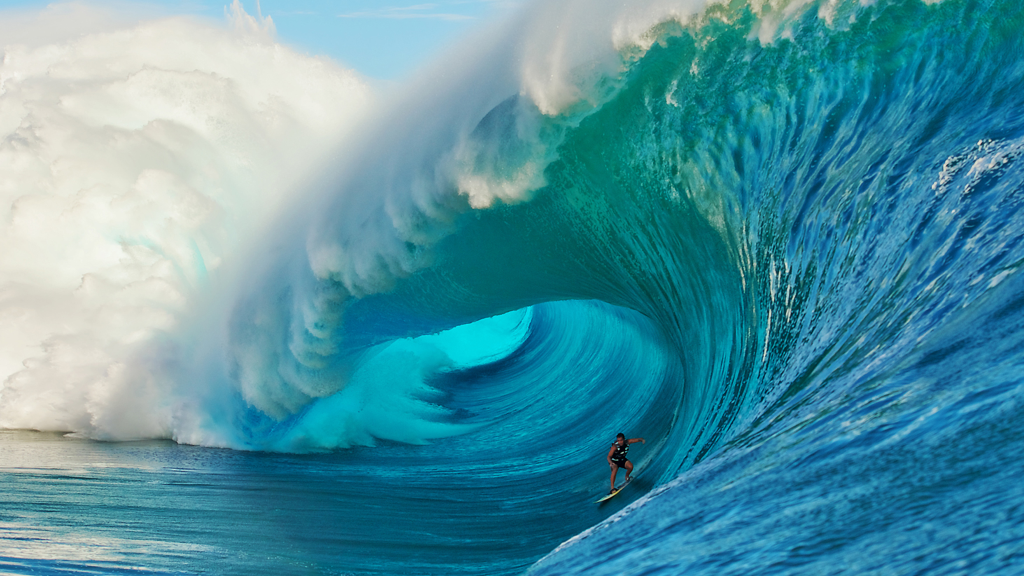
#> input picture tutorials/6.5_splitting_and_merging_channels/waves.jpg, 2048 x 1152 px (shown at 1/2 size)
$ python colorpsaces.py --image waves.jpg
#> lines starting #> are read from the running program, lines starting #| are printed output that depends on the picture
import cv2
import numpy as np
import argparse
import imutils

ap = argparse.ArgumentParser()
ap.add_argument("-i", "--image", required=True,
                help="Path to the image")
args = vars(ap.parse_args())

image = cv2.imread(args["image"])
#> image is the input picture: shape (1152, 2048, 3); mean B, G, R 162.8, 148.1, 80.3
# When we got a large image, we just be using imutils
resized_image = imutils.resize(image, width=500)
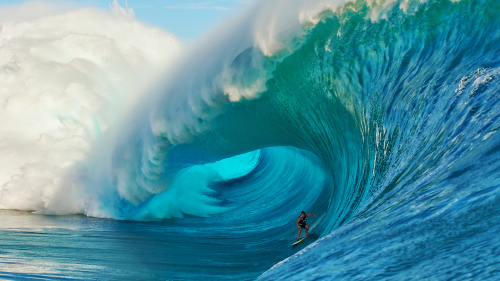
#> resized_image: shape (281, 500, 3); mean B, G, R 162.8, 148.1, 80.4
cv2.imshow("Original", resized_image)
# cv2.imshow("Original", image)

# Convert the image to grayscale
gray = cv2.cvtColor(resized_image, cv2.COLOR_BGR2GRAY)
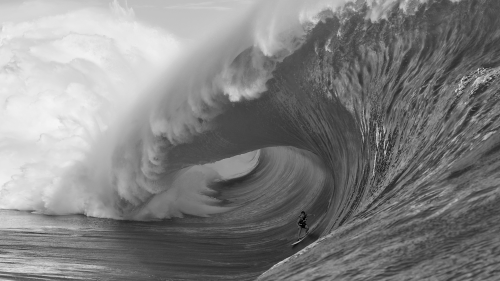
#> gray: shape (281, 500); min 1, max 245, mean 129.5
cv2.imshow("Gray", gray)

# Convert the image to HSV
hsv = cv2.cvtColor(resized_image, cv2.COLOR_BGR2HSV)
#> hsv: shape (281, 500, 3); mean H, S, V 83.7, 153.1, 165.9
cv2.imshow("HSV", hsv)

# Convert the image to L*A*B
lab = cv2.cvtColor(resized_image, cv2.COLOR_BGR2LAB)
#> lab: shape (281, 500, 3); mean of channels 0, 1, 2 148.1, 115.4, 114.6
cv2.imshow("L*A*B", lab)

cv2.waitKey(0)
